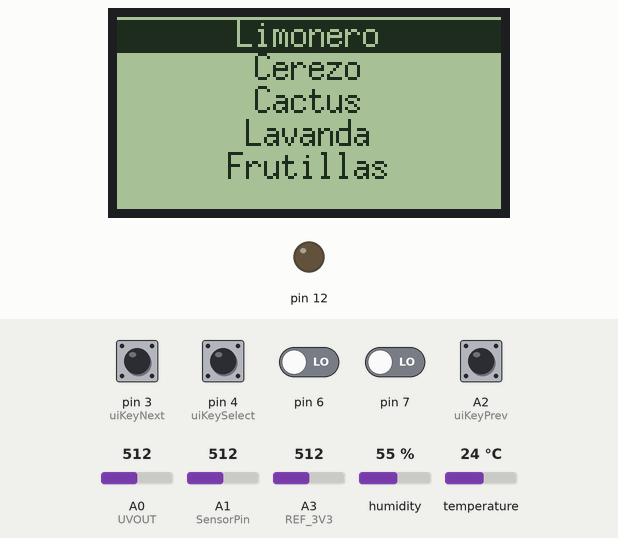
Recording of a sketch running on a simulated Arduino Uno, built with avr-gcc and run on an emulated ATmega328P. On the bench: 128×64 one-colour display, output pins drawn as LEDs (lit = HIGH). The test bench sets the inputs (shaded band); at power-on: A2 (uiKeyPrev), pin 3 (uiKeyNext), pin 4 (uiKeySelect) HIGH, pin 6, pin 7 LOW, A1 (SensorPin) = 512, A0 (UVOUT) = 512, A3 (REF_3V3) = 512, humidity 55 %, temperature 24 °C. What the sketch prints to the serial monitor is not drawn.

Above: at 1.2 s.
1.3 s: pin 4 (uiKeySelect) pulled LOW for 0.15 s
At 3.9 s:
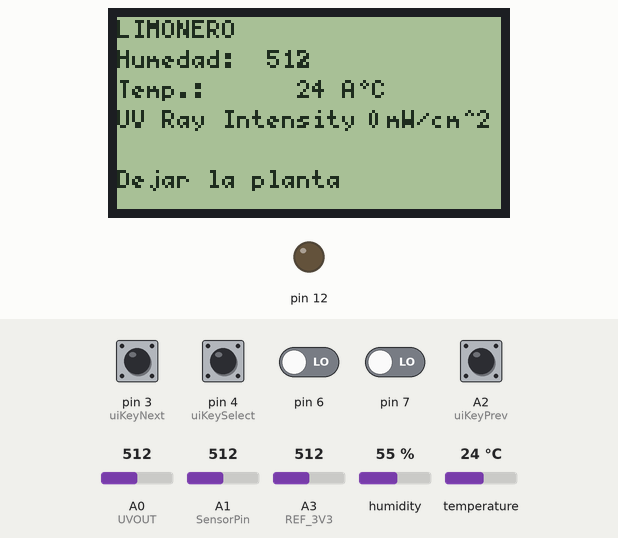
4.2 s: A1 (SensorPin) set to 470
At 6.8 s:
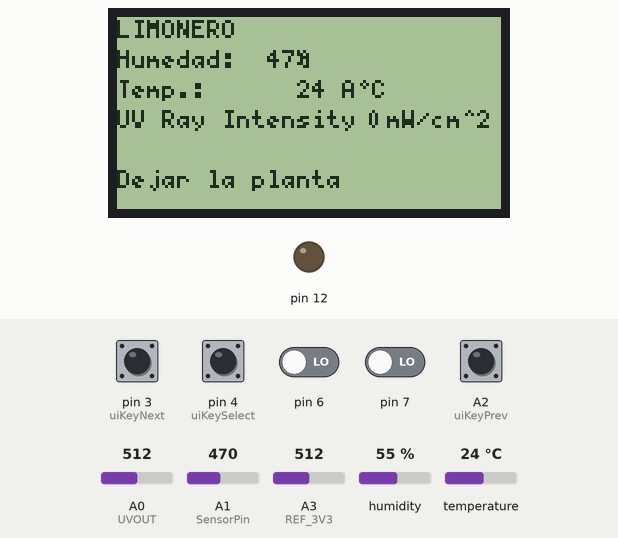
7.8 s: A1 (SensorPin) set to 450
At 10.6 s:
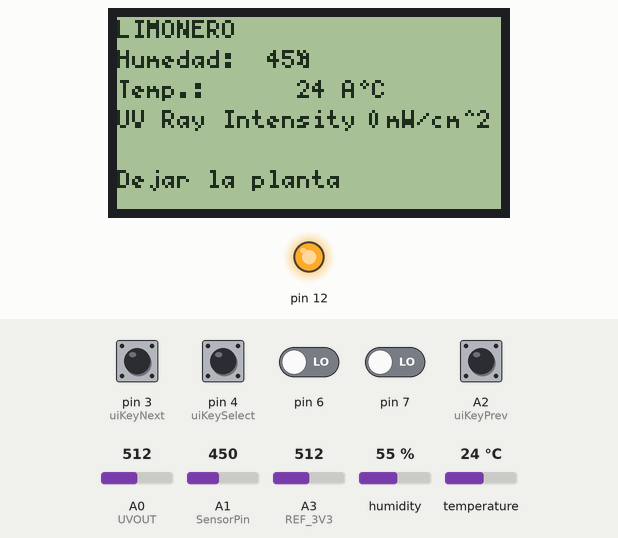
11.4 s: A1 (SensorPin) set to 30
At 14.4 s:
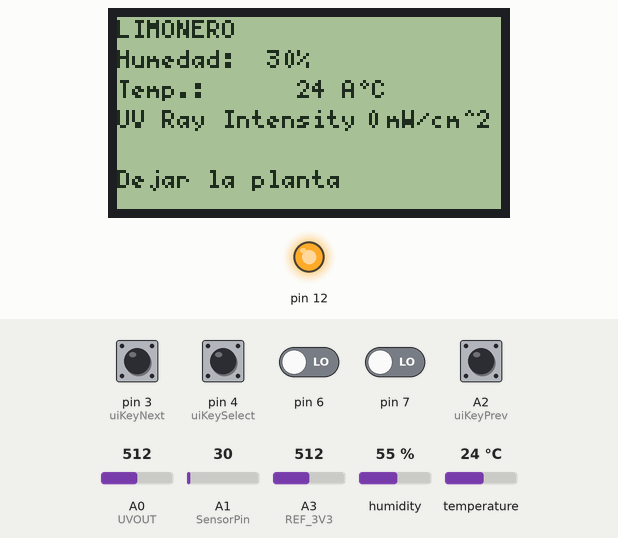
Timing chart, 0 to 15.9 s (numbered marks = the images above; inputs shaded):
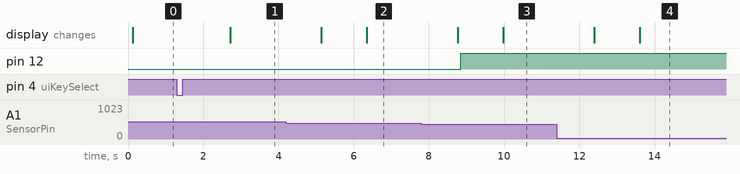

Measured:
- the behaviour switches between 460 and 459 on A1 (SensorPin) (found by bisection; images 2 and 3)
- after the input at 1.3 s, the display: changes after 1.4 s (image 1)
- after the input at 4.2 s, the display: first changes after 0.93 s (image 2 shows a later state)
- after the input at 7.8 s, pin 12: LOW → HIGH after 1.1 s; the display: first changes after 0.96 s (image 3 shows a later state)
- after the input at 11.4 s, the display: first changes after 0.99 s (image 4 shows a later state)

The sketch:

Menu.ino
```cpp
#define KEY_NONE 0
#define KEY_PREV 1
#define KEY_NEXT 2
#define KEY_SELECT 3
#define KEY_BACK 4
#include <DHT.h>
#include <DHT_U.h>
#define dhtPin 2
#define DHTTYPE DHT11
#include "U8glib.h"

U8GLIB_ST7920_128X64_4X u8g(13, 11, 10);  // SPI Com: SCK = en = 18, MOSI = rw = 16, CS = di = 17

int UVOUT = A0;    //Output from the sensor
int REF_3V3 = A3;  //3.3V power on the Arduino board
int refLevel;
int uvLevel;
int outputVoltage;
int uvIntensity;

int SensorPin = A1;
int humidity;
float tempC;
int Final2 = 0;
int Final1 = 0;
float tempF;

DHT dht(dhtPin, DHTTYPE);

uint8_t uiKeyPrev = A2; //abajjo
uint8_t uiKeyNext = 3; //subir
uint8_t uiKeySelect = 4; //selecct

uint8_t uiKeyCodeFirst = KEY_NONE;
uint8_t uiKeyCodeSecond = KEY_NONE;
uint8_t uiKeyCode = KEY_NONE;


void bluetooth()
{
  Serial.print("Humedad Relativa: ");
  Serial.print(humidity);
  Serial.print("% / Temperatura: ");
  Serial.print(tempC);
  Serial.print("ºC / ");
  Serial.print(tempF);
  Serial.println("ºF");

  Serial.print("output: ");
  Serial.print(refLevel);
  Serial.print("ML8511 output: ");
  Serial.print(uvLevel);
  Serial.print(" / ML8511 voltage: ");
  Serial.print(outputVoltage);
  Serial.print(" / UV Intensity (mW/cm^2): ");
  Serial.print(uvIntensity);
}


void tanque() {
  Final1 = digitalRead(7);
  Final2 = digitalRead(6);

  if ( Final1 == 1, Final2 == 0) {
    /* encedido de bomba de agua cuando el taque tenga agua */
    digitalWrite(12, HIGH);
  }
  else {
    digitalWrite(12, LOW);
  }
}


void Limonero() {

  int humedad = analogRead(SensorPin);
  Serial.println(humedad);
  Serial.println(tempC);


  if (humedad >= 460)
  {
    digitalWrite(12, LOW);
  }
  else
  {
    tanque();
  }

  u8g.firstPage();
  do
  {

    u8g.setFont(u8g_font_5x7);

    u8g.drawStr(0, 0, "LIMONERO");

    drawDatos();

    if (tempC > -5 && tempC < 30)
    {
      u8g.drawStr(0, 50, "Dejar la planta");
    }
    else
    {
      u8g.drawStr(0, 60, "Entrar la planta");
    }

    delay(500);
  } while (u8g.nextPage());

}

void Cerezo() {

  int humedad = analogRead(SensorPin);
  Serial.println(humedad);

  if (humedad >= 375)
  {
    digitalWrite(12, LOW);
  }
  else
  {
    tanque();
  }

  u8g.firstPage();
  do {
    u8g.setFont(u8g_font_5x7);

    u8g.drawStr(0, 0, "Cerezo");

    drawDatos();

    if (tempC > 7 && tempC < 28)
    {
      u8g.drawStr(0, 50, "Dejar la planta");
    }
    else
    {
      u8g.drawStr(0, 60, "Entrar la planta");
    }

    delay(200);
  } while (u8g.nextPage());
}

void Lavanda() {

  int humedad = analogRead(SensorPin);

  if (humedad >= 120) {
    digitalWrite(12, LOW);
  }
  else {
    tanque();
  }

  u8g.firstPage();
  do
  {
    u8g.setFont(u8g_font_5x7);

    u8g.drawStr(0, 10, "Lavanda");

    drawDatos();

    if (tempC > -15 && tempC < 30) {
      u8g.drawStr(0, 50, "Dejar la planta");
    }
    else  {
      u8g.drawStr(0, 60, "Entrar la planta");
    }
    delay(100);
  } while (u8g.nextPage());
}

void Cactus() {

  int humedad = analogRead(SensorPin);
  Serial.println(humedad);

  if (humedad >= 50) {
    digitalWrite(12, LOW);
  } else {
    tanque();
  }

  u8g.firstPage();
  do
  {
    u8g.setFont(u8g_font_5x7);

    u8g.drawStr(0, 0, "Cactus");

    drawDatos();

    if (tempC > 7) {
      u8g.drawStr(0, 50, "Dejar la planta");
    }
    else  {
      u8g.drawStr(0, 60, "Entrar la planta");
    }

    delay(100);

  } while (u8g.nextPage());
}

void Frutillas() {

  int humedad = analogRead(SensorPin);

  if (humedad >= 120) {
    digitalWrite(12, LOW);
  }
  else {
    tanque();
  }

  u8g.firstPage();
  do {
    u8g.setFont(u8g_font_5x7);

    u8g.drawStr(0, 10, "Frutillas");

    drawDatos();

    if (tempC > -15 && tempC < 30) {
      u8g.drawStr(0, 50, "Dejar la planta");
    }
    else  {
      u8g.drawStr(0, 60, "Entrar la planta");
    }
    delay(150);
  } while (u8g.nextPage());
}

void drawDatos() {
  int humedad = analogRead(SensorPin);

  u8g.drawStr(0, 10, "Humedad: ");
  char texto[7];
  itoa(humedad, texto, 10);
  u8g.drawStr(50, 10, texto);
  u8g.drawStr(60, 10, "%");

  u8g.drawStr(0, 20, "Temp.:");
  char Ctemp[7];
  itoa(tempC, Ctemp, 10);
  u8g.drawStr(60, 20, Ctemp);
  u8g.drawStr(75, 20, "°C");

  u8g.drawStr(0, 30, "UV Ray Intensity");
  char uv[8];
  itoa(uvIntensity, uv, 10);
  u8g.drawStr(83, 30, uv);
  u8g.drawStr(90, 30, "mW/cm^2");
}

void uiSetup(void) {      // configure input keys

  pinMode(uiKeyPrev, INPUT_PULLUP);    // set pin to input with pullup
  pinMode(uiKeyNext, INPUT_PULLUP);    // set pin to input with pullup
  pinMode(uiKeySelect, INPUT_PULLUP);  // set pin to input with pullup
}

void uiStep(void) {
  uiKeyCodeSecond = uiKeyCodeFirst;
  if (digitalRead(uiKeyPrev) == LOW)
    uiKeyCodeFirst = KEY_PREV;
  else if (digitalRead(uiKeyNext) == LOW)
    uiKeyCodeFirst = KEY_NEXT;
  else if (digitalRead(uiKeySelect) == LOW)
    uiKeyCodeFirst = KEY_SELECT;
  else
    uiKeyCodeFirst = KEY_NONE;

  if (uiKeyCodeSecond == uiKeyCodeFirst)
    uiKeyCode = uiKeyCodeFirst;
  else
    uiKeyCode = KEY_NONE;
}

#define MENU_ITEMS 5
const char *menu_strings[MENU_ITEMS] = { "Limonero", "Cerezo", "Cactus", "Lavanda", "Frutillas" };
uint8_t menu_redraw_required = 0;
uint8_t menu_current = 0;
uint8_t last_key_code = KEY_NONE;

void drawMenu(void) {
  uint8_t i, h;
  uint8_t w, d;  //u8g_font_6x13 ; u8g_fntpgm_uint8_t[] ; u8g_font_unifont
  u8g.setFont(u8g_font_6x13);
  u8g.setFontRefHeightText();
  u8g.setFontPosTop();
  h = u8g.getFontAscent() - u8g.getFontDescent();
  w = u8g.getWidth();
  for (i = 0; i < MENU_ITEMS; i++)
  {
    d = (w - u8g.getStrWidth(menu_strings[i])) / 2;
    u8g.setDefaultForegroundColor();
    if (i == menu_current) {
      u8g.drawBox(0, i * h + 1, w, h);
      u8g.setDefaultBackgroundColor();
    }
    u8g.drawStr(d, i * h, menu_strings[i]);
  }

}

void updateMenu(void) {

  if (uiKeyCode != KEY_NONE && last_key_code == uiKeyCode) {
    return;
  }

  last_key_code = uiKeyCode;

  switch (uiKeyCode)
  {
    case KEY_NEXT:
      menu_current++;
      if (menu_current >= MENU_ITEMS)
        menu_current = 0;
      menu_redraw_required = 1;
      break;
    case KEY_PREV:
      if (menu_current == 0)
        menu_current = MENU_ITEMS;
      menu_current--;
      menu_redraw_required = 1;
      break;

    case KEY_SELECT:
      menu_redraw_required = 1;
      while (1)
      {

        switch (menu_current)
        {
          case 0:
            Serial.print("LIMONERO ");
            bluetooth();
            Limonero();
            break;

          case 1:
            Serial.print("CEREZO ");
            Cerezo();
            bluetooth();
            break;

          case 2:
            Serial.print("CACTUS ");
            Cactus();
            bluetooth();
            break;

          case 3:
            Serial.print("LAVANDA ");
            Lavanda();
            bluetooth();
            break;

          case 4:
            Serial.print("Frutillas ");
            Frutillas();
            bluetooth();
            break;
        }
      }
      break;
  }
  menu_redraw_required = 1;
}


void setup() {
  pinMode(12, OUTPUT);
  pinMode(7, INPUT);
  pinMode(6, INPUT);

  pinMode(UVOUT, INPUT);
  pinMode(REF_3V3, INPUT);

  Serial.begin(9600);
  Serial.println("Hola");
  uiSetup();  // setup key detection and debounce algorithm
  menu_redraw_required = 1;
  dht.begin();  // force initial redraw
}

void loop()
{

  int uvLevel = analogRead(UVOUT);
  int refLevel = analogRead(REF_3V3);
  //Use the 3.3V power pin as a reference to get a very accurate output value from sensor
  float outputVoltage = 3.3 / refLevel * uvLevel;
  float uvIntensity = map (outputVoltage, 0.99, 2.8, 0.0, 15.0);  //Convert the voltage to a UV intensity level

  humidity = dht.readHumidity();
  tempC = dht.readTemperature();

  uiStep();  // check for key press

  if (menu_redraw_required != 0)
  {
    u8g.firstPage();
    do {

      drawMenu();

    } while (u8g.nextPage());
    menu_redraw_required = 0;
  }
  updateMenu();


}
```
